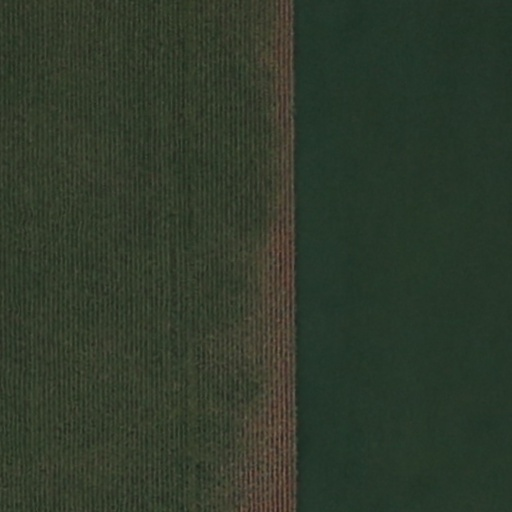
#> input picture RGB_Images/Test_1_RGB.jpg, 512 x 512 px, found by its file name
$ python NDVI.py
#> lines starting #> are read from the running program, lines starting #| are printed output that depends on the picture; after the words box and inside, x2 and y2 are one past the last pixel; in counts of white or black regions, pixels touching at a corner belong together
from PIL import Image
import numpy as np
import os
import pandas as pd
from datetime import datetime

def compute_ndvi_from_images(
        rgb_image_path,
        nir_image_path,
        output_folder='ndvi_outputs_date',
        csv_path='ndvi_analysis_date.csv'
    ):
    """
    Computes NDVI from a single RGB image and a NIR image.
    Saves the NDVI heatmap, computes statistics, and updates the CSV log.
    """
#> called with rgb_image_path = 'RGB_Images\\Test_1_RGB.jpg', nir_image_path = 'NIR_Images\\Test_1_NIR.jpg', output_folder = 'ndvi_outputs_date', csv_path = 'ndvi_analysis_date.csv'

    os.makedirs(output_folder, exist_ok=True)

    if not os.path.exists(rgb_image_path):
        print(f"❌ RGB image '{rgb_image_path}' not found.")
        return
    if not os.path.exists(nir_image_path):
        print(f"❌ NIR image '{nir_image_path}' not found.")
        return

    # === Load RGB and NIR images ===
    rgb_img = Image.open(rgb_image_path).convert('RGB')
#> rgb_img is the input picture: PIL image 512x512 RGB; mean R, G, B 47.7, 58.3, 43.7
    nir_img = Image.open(nir_image_path).convert('L')
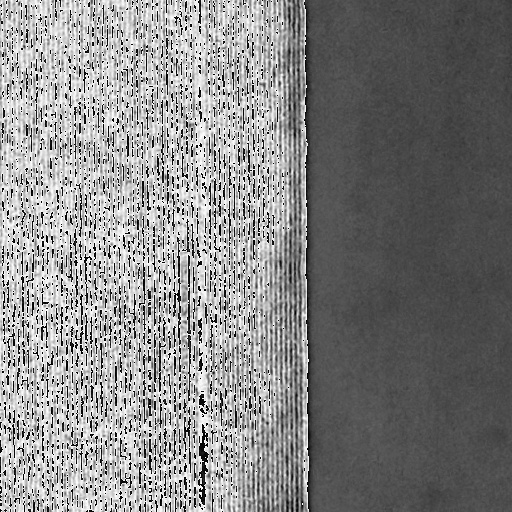
#> input picture NIR_Images/Test_1_NIR.jpg, 512 x 512 px, found by its file name
#> nir_img is the input picture: PIL image 512x512 L; min 0, max 255, mean 133.6

    red = np.asarray(rgb_img)[..., 0].astype(float) / 255.0
    nir = np.asarray(nir_img).astype(float) / 255.0

    # === Compute NDVI ===
    ndvi = (nir - red) / (nir + red + 1e-5)
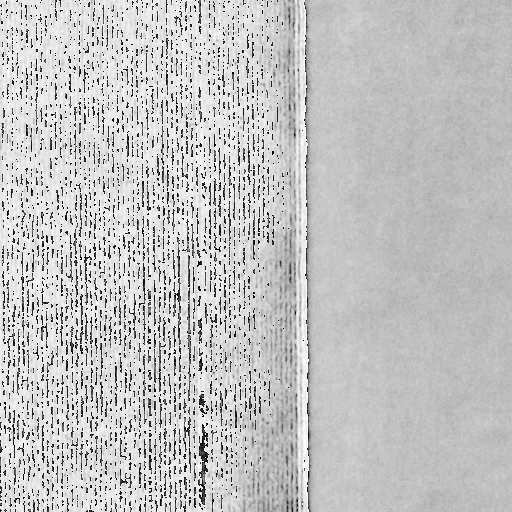
#> ndvi: shape (512, 512) float64; min -1, max 0.78, mean 0.363; drawn with min black and max white

    # === Scale to 0–255 and save image ===
    ndvi_scaled = ((ndvi + 1) / 2 * 255).astype(np.uint8)
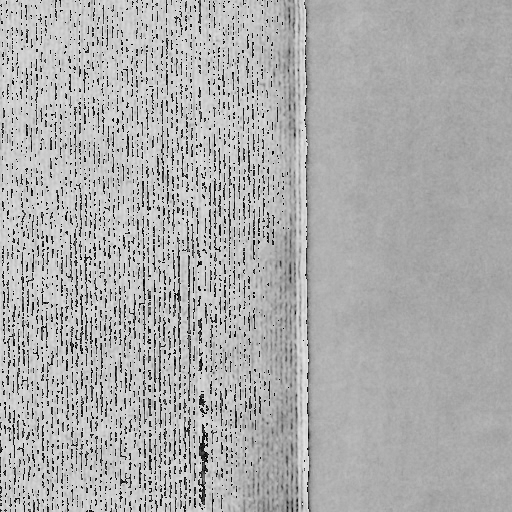
#> ndvi_scaled: shape (512, 512); min 0, max 226, mean 173.2
    ndvi_image = Image.fromarray(ndvi_scaled)

    base_name = os.path.splitext(os.path.basename(rgb_image_path))[0]
    output_image_name = f"{base_name}_ndvi.png"
    output_image_path = os.path.join(output_folder, output_image_name)
    ndvi_image.save(output_image_path)

    # === Rescale for consistent analysis ===
    ndvi = (ndvi_scaled / 255.0) * 2 - 1

    # === Compute statistics ===
    mean_ndvi = np.mean(ndvi)
#> mean_ndvi = 0.359
    total_pixels = ndvi.size
#> total_pixels = 262144
    healthy = (ndvi > 0.6)
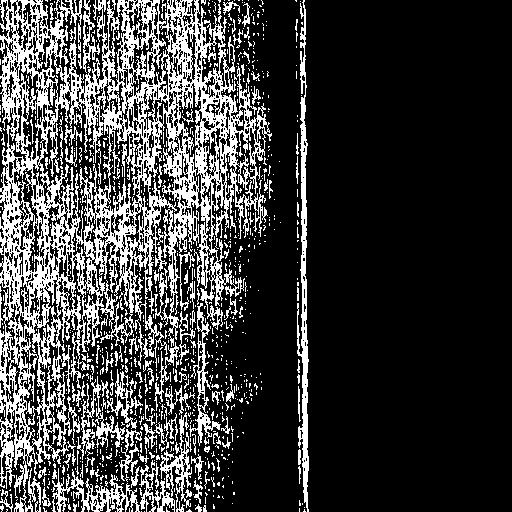
#> healthy: shape (512, 512) bool; 23.8% white in thin lines or dots, all inside (x1, y1, x2, y2) = (0, 0, 309, 512)
    moderate = (ndvi > 0.2) & (ndvi <= 0.6)
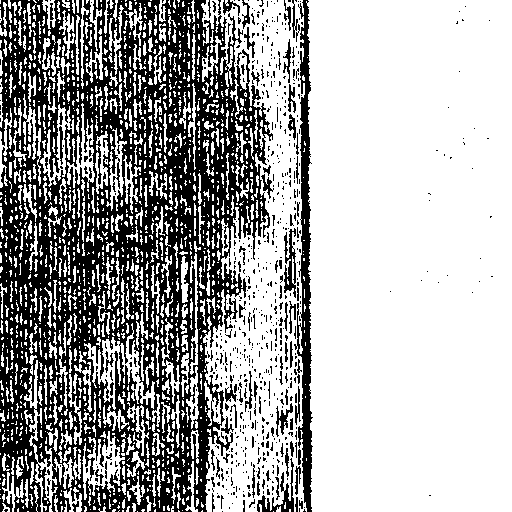
#> moderate: shape (512, 512) bool; 65.8% white; 725 black regions (635 under 20 px), largest, box (x1, y1, x2, y2) and area: (0, 0, 273, 512) 77216, (294, 0, 313, 512) 4185, (257, 458, 294, 512) 506
    sparse = (ndvi >= 0.0) & (ndvi <= 0.2)
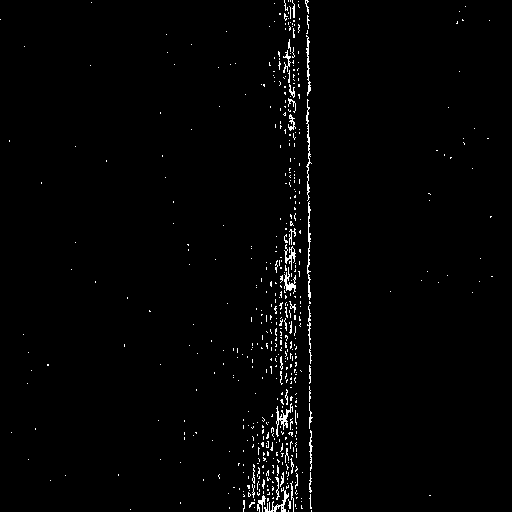
#> sparse: shape (512, 512) bool; 1.5% white in thin lines or dots
    barren = (ndvi < 0.0)
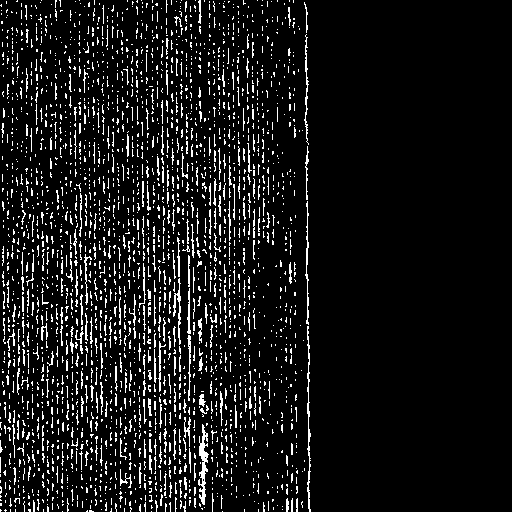
#> barren: shape (512, 512) bool; 8.9% white in thin lines or dots, all inside (x1, y1, x2, y2) = (0, 0, 311, 512)

    upload_datetime = datetime.now().strftime("%Y-%m-%d %H:%M:%S")

    stats = {
        "DateTime": upload_datetime,
        "RGB Image": os.path.basename(rgb_image_path),
        "NIR Image": os.path.basename(nir_image_path),
        "NDVI Image": output_image_name,
        "Mean NDVI": mean_ndvi,
        "Healthy (%)": (np.sum(healthy) / total_pixels) * 100,
        "Moderate (%)": (np.sum(moderate) / total_pixels) * 100,
        "Sparse (%)": (np.sum(sparse) / total_pixels) * 100,
        "Non-Vegetated (%)": (np.sum(barren) / total_pixels) * 100
    }

    # === Update CSV ===
    df_new = pd.DataFrame([stats])
#> df_new = table of 1 rows and 9 columns
    if os.path.exists(csv_path):
        df_existing = pd.read_csv(csv_path)
        df_combined = pd.concat([df_existing, df_new], ignore_index=True)
    else:
        df_combined = df_new
#> df_combined = table of 1 rows and 9 columns

    df_combined.to_csv(csv_path, index=False)

    # === Console Report ===
    print(f"\n📊 NDVI Analysis for {os.path.basename(rgb_image_path)} and {os.path.basename(nir_image_path)}:")
    print(f"Date and Time of Processing: {upload_datetime}")
    print(f"Mean NDVI: {mean_ndvi:.3f}")
#| Mean NDVI: 0.359
    print(f"- Healthy Vegetation (>0.6): {stats['Healthy (%)']:.2f}%")
#| - Healthy Vegetation (>0.6): 23.75%
    print(f"- Moderate Vegetation (0.2–0.6): {stats['Moderate (%)']:.2f}%")
#| - Moderate Vegetation (0.2–0.6): 65.84%
    print(f"- Sparse Vegetation (0–0.2): {stats['Sparse (%)']:.2f}%")
#| - Sparse Vegetation (0–0.2): 1.51%
    print(f"- Non-Vegetated (<0): {stats['Non-Vegetated (%)']:.2f}%")
#| - Non-Vegetated (<0): 8.89%
    print(f"✅ Saved NDVI image to: {output_image_path}")
    print(f"✅ Analysis results updated in: {csv_path}")

if __name__ == "__main__":
    compute_ndvi_from_images("RGB_Images\\Test_1_RGB.jpg", "NIR_Images\\Test_1_NIR.jpg")
